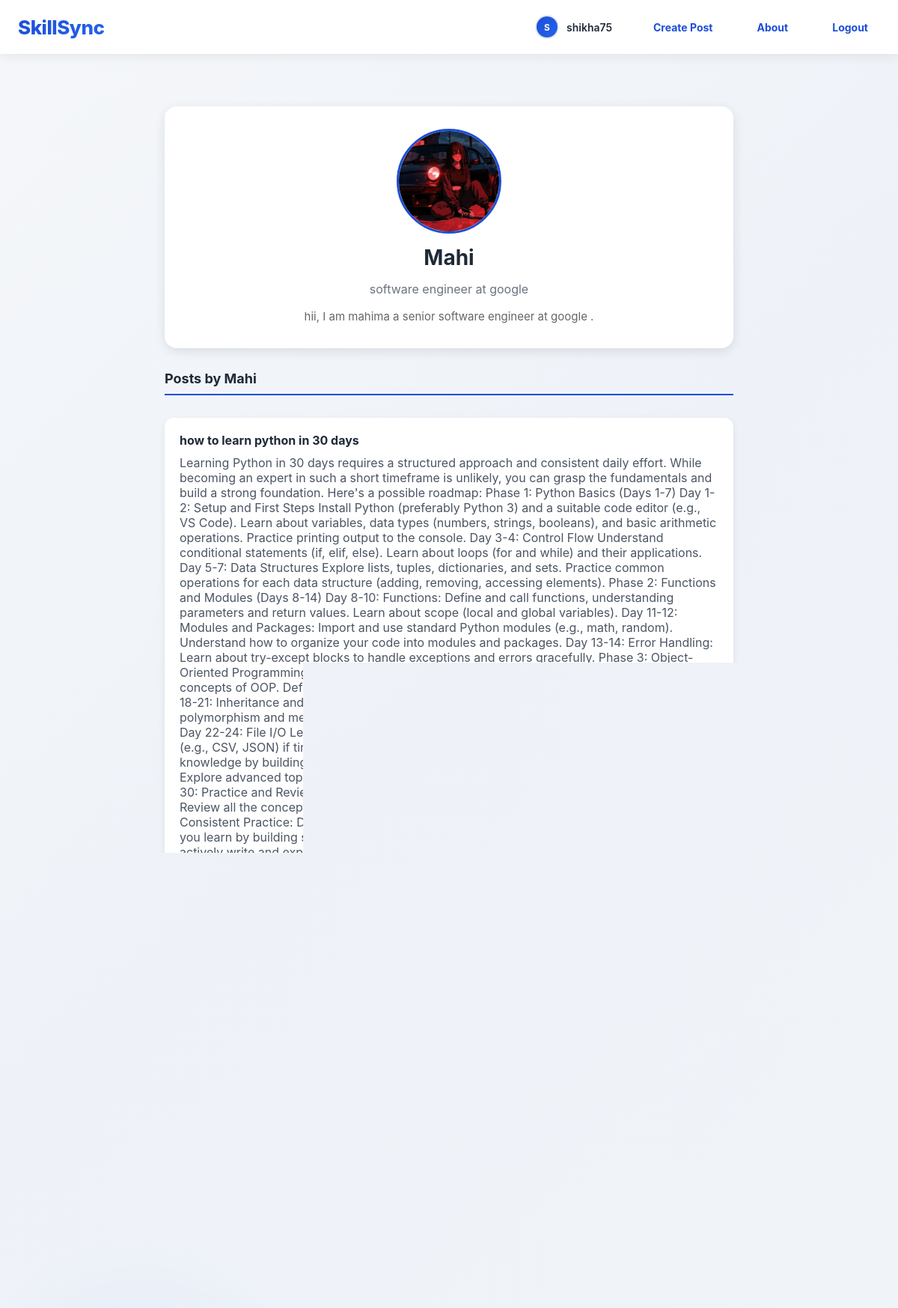
/profile/mahima/ (signed in), run on the app's committed database.
### main/models.py (models this page shows, shortened)
class Profile(models.Model):
    user = models.OneToOneField(User, on_delete=models.CASCADE)
    full_name = models.CharField(max_length=100, blank=True)
    profession = models.CharField(max_length=100, blank=True)
    about = models.TextField(blank=True)
    profile_picture = models.ImageField(upload_to='profile_pics/', default='profile_pics/default.jpg')
    def get_profile_picture_url(self):
        if self.profile_picture:
            try:
                if self.profile_picture.storage.exists(self.profile_picture.name):
                    if 'default' not in self.profile_picture.name:
                        return self.profile_picture.url
            except:
                pass
        return None

class Content(models.Model):
    title = models.CharField(max_length=200)
    description = models.TextField()
    instructor = models.CharField(max_length=100)
    duration = models.CharField(max_length=50)
    created_by = models.ForeignKey(User, on_delete=models.CASCADE)
    created_at = models.DateTimeField(auto_now_add=True)
    likes = models.ManyToManyField(User, related_name='liked_content', blank=True)
    image = models.ImageField(upload_to='content_images/', blank=True, null=True)
    video = models.FileField(upload_to='content_videos/', blank=True, null=True)

### main/views.py (the view)
# urls.py: path('profile/<str:username>/', views.view_profile, name='view_profile'),
@login_required
def view_profile(request, username):
    user = get_object_or_404(User, username=username)
    profile, created = Profile.objects.get_or_create(user=user)
    user_posts = Content.objects.filter(created_by=user).order_by('-created_at')
    context = {'profile': profile, 'user_posts': user_posts}
    return render(request, 'profile_view.html', context)

### main/templates/profile_view.html (shortened to what this page needs)
{% extends 'base.html' %}
{% load static %}
{% block content %}
<div class="profile-container">
    <div class="profile-card">
        <div class="profile-avatar-wrapper">
            {% if profile.profile_picture and profile.get_profile_picture_url %}
                <img src="{{ profile.get_profile_picture_url }}"
                     alt="Profile Picture"
                     class="profile-avatar-img"
                     onerror="handleProfileImageError(this)">
            {% else %}
                <div class="profile-avatar-fallback" style="position: static; display: flex;">
                    {{ profile.user.username|first|upper }}
                </div>
            {% endif %}
        </div>
        <h2>{{ profile.full_name|default:profile.user.username }}</h2>
        {% if profile.profession %}
            <p>{{ profile.profession }}</p>
        {% endif %}
        {% if profile.about %}
            <p class="about">{{ profile.about }}</p>
        {% endif %}
    </div>
    <div class="user-posts">
        <h3>Posts by {{ profile.full_name|default:profile.user.username }}</h3>
        {% for content in user_posts %}
            <div class="post-card">
                <h4>{{ content.title }}</h4>
                <p>{{ content.description }}</p>
                {% if content.image %}
                    <img src="{{ content.image.url }}" alt="Post Image" style="max-width: 100%; height: auto; border-radius: 10px; margin-top: 10px;">
                {% endif %}
                <div class="post-actions">
                    <form method="POST" action="{% url 'like_content' content.id %}" style="margin: 0;">
                        <button type="submit" class="like-btn {% if user in content.likes.all %}liked{% endif %}">
                        </button>
                    </form>
                    <span style="color: #6b7280; font-weight: 600;">💬 {{ content.comment_set.count }}</span>
                </div>
            </div>
        {% empty %}
            <div class="no-posts">
                <p>📝 No posts yet.</p>
            </div>
        {% endfor %}
    </div>
</div>
{% endblock %}

### main/templates/base.html (shortened to what this page needs)
{% load static %}
<!DOCTYPE html>
<html lang="en">
<head>
    <link rel="stylesheet" href="{% static 'css/style.css' %}">
</head>
<body>
    <nav class="navbar">
        <a href="{% url 'home' %}" class="logo">SkillSync</a>
        <div class="nav-links">
    {% if user.is_authenticated %}
        <a href="{% url 'view_profile' user.username %}" class="profile-link" title="{{ user.username }}">
            <div class="navbar-avatar-wrapper">
                {% if user.profile.profile_picture and user.profile.get_profile_picture_url %}
                    <img src="{{ user.profile.get_profile_picture_url }}"
                         class="navbar-profile-img"
                         alt="{{ user.username }}"
                         onerror="handleImageError(this)">
                {% else %}
                    <div class="navbar-avatar-fallback" style="position: static; display: flex;">
                        {{ user.username|first|upper }}
                    </div>
                {% endif %}
            </div>
            <span>{{ user.username }}</span>
        </a>
        <a href="{% url 'add_content' %}" class="NavtBtn">Create Post</a>
        <a href="{% url 'about' %}" class="NavtBtn">About</a>
        <a href="{% url 'logout' %}" class="NavtBtn">Logout</a>
    {% else %}
        <a href="{% url 'login' %}" class="NavtBtn">Login</a>
        <a href="{% url 'register' %}" class="NavtBtn">Register</a>
        <a href="{% url 'about' %}" class="NavtBtn">About</a>
    {% endif %}
</div>
    </nav>
    <div class="main-container">
        {% block content %}{% endblock %}
    </div>
</body>
</html>

### static/css/style.css (style rules this page uses)
* { margin: 0; padding: 0; box-sizing: border-box; }
body { font-family: 'Segoe UI', Tahoma, Geneva, Verdana, sans-serif; background: #f4f6f8; color: #333; }
.navbar { background: #1d4ed8; color: #fff; padding: 15px 0; }
.navbar .logo { font-size: 24px; font-weight: bold; color: #fff; text-decoration: none; }
.navbar .nav-links a { margin-left: 15px; text-decoration: none; color: #fff; padding: 7px 15px; border-radius: 5px; transition: 0.3s; }
.main-container { max-width: 900px; margin: 30px auto; padding: 0 20px; }
form button { background: #1d4ed8; color: #fff; padding: 10px 15px; border: none; border-radius: 8px; cursor: pointer; transition: 0.3s; }

### main/templates/base.html (style rules this page uses)
* { margin: 0; padding: 0; box-sizing: border-box; }
body { font-family: -apple-system, BlinkMacSystemFont, 'Segoe UI', Roboto, Oxygen, Ubuntu, Cantarell, sans-serif; background: linear-gradient(135deg, #f5f7fa 0%, #eef2f8 50%, #f0f4f9 100%); min-height: 100vh; position: relative; overflow-x: hidden; }
body::before { content: ''; position: fixed; top: -50%; right: -10%; width: 600px; height: 600px; background: radial-gradient(circle, rgba(29, 78, 216, 0.08) 0%, transparent 70%); border-radius: 50%; z-index: 0; pointer-events: none; animation: float 20s ease-in-out infinite; }
body::after { content: ''; position: fixed; bottom: -20%; left: -5%; width: 500px; height: 500px; background: radial-gradient(circle, rgba(37, 99, 235, 0.06) 0%, transparent 70%); border-radius: 50%; z-index: 0; pointer-events: none; animation: float 25s ease-in-out infinite reverse; }
.navbar { display: flex; justify-content: space-between; align-items: center; padding: 14px 24px; background: rgba(255, 255, 255, 0.95); backdrop-filter: blur(10px); box-shadow: 0 2px 16px rgba(0, 0, 0, 0.08); position: sticky; top: 0; z-index: 100; }
.navbar .logo { font-size: 26px; font-weight: 800; background: linear-gradient(135deg, #1d4ed8 0%, #2563eb 100%); -webkit-background-clip: text; -webkit-text-fill-color: transparent; background-clip: text; text-decoration: none; min-width: fit-content; letter-spacing: -0.5px; }
.navbar .nav-links { display: flex; align-items: center; gap: 12px; }
.navbar .nav-links a { text-decoration: none; color: #475569; padding: 8px 16px; border-radius: 6px; transition: all 0.3s ease; font-weight: 500; font-size: 14px; white-space: nowrap; }
.navbar .nav-links .profile-link { display: flex; align-items: center; gap: 10px; text-decoration: none; color: #333; padding: 6px 12px; border-radius: 6px; transition: all 0.3s ease; }
.navbar-avatar-wrapper { position: relative; display: inline-flex; align-items: center; justify-content: center; width: 32px; height: 32px; }
.navbar-avatar-fallback { display: none; position: absolute; top: 0; left: 0; width: 32px; height: 32px; border-radius: 50%; border: 2px solid #e2e8f0; background: linear-gradient(135deg, #1d4ed8 0%, #2563eb 100%); color: white; font-weight: 700; font-size: 12px; align-items: center; justify-content: center; z-index: 1; }
.navbar .nav-links .profile-link span { font-size: 14px; font-weight: 600; color: #1f2937; }
.main-container { min-height: calc(100vh - 60px); padding: 0; position: relative; z-index: 1; }
@media (min-width: 769px) { .navbar .nav-links { display: flex; } }
.NavtBtn { color: #1d4ed8 !important; font-weight: 800; padding: 8px 16px; border-radius: 6px; text-decoration: none; transition: all 0.3s ease; }
.navbar .nav-links a.NavtBtn { font-weight: 700 !important; }

### data on the page
Profile: get_profile_picture_url (picture), full_name "Mahi", profession "software engineer at google", about "hii, I am mahima a senior software engineer at google ."
Content: title "how to learn python in 30 days", description "Learning Python in 30 days requires a structured approach and consistent daily effort. While becoming an expert in such a short timeframe is unlikely, you can grasp the fundamentals and build a strong foundation. Here's a possible roadmap: Phase 1: Python Basics (Days 1-7) Day 1-2: Setup and First Steps Install Python (preferably Python 3) and a suitable code editor (e.g., VS Code). Learn about variables, data types (numbers, strings, booleans), and basic arithmetic operations. Practice printing output to the console. Day 3-4: Control Flow Understand conditional statements (if, elif, else). Learn about loops (for and while) and their applications. Day 5-7: Data Structures Explore lists,…", image (picture)

### other printed values
{{ user.username|first|upper }} "S"
{{ user.username }} "shikha75"
